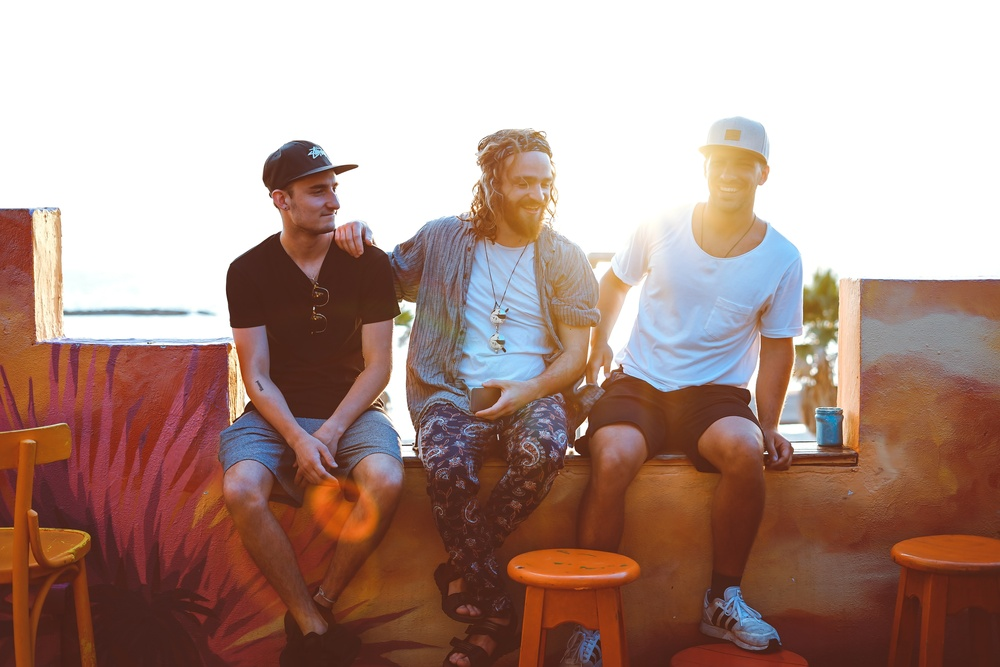
#> input picture python/1imagensEntrada/10.jpg, 1000 x 667 px, shrunk from 3888 x 2592 before the run
$ python SelecionadorFiltro.py
#> lines starting #> are read from the running program, lines starting #| are printed output that depends on the picture
#> further down, img is the input picture: shape (667, 1000, 3); mean B, G, R 139, 147.8, 175.8
### python/funcoes/funcionLinear.py
import cv2
import numpy as np
from pylab import *

# [59 lines left out: functions funcitonLinear1, funcitonLinear2, funcitonLinear3, not called in this run]

def funcitonLinear4(imgI,A, B, limiarMin):
#> called with A = 0.7, B = 40, limiarMin = 120
    img = cv2.cvtColor(imgI, cv2.COLOR_RGB2GRAY)
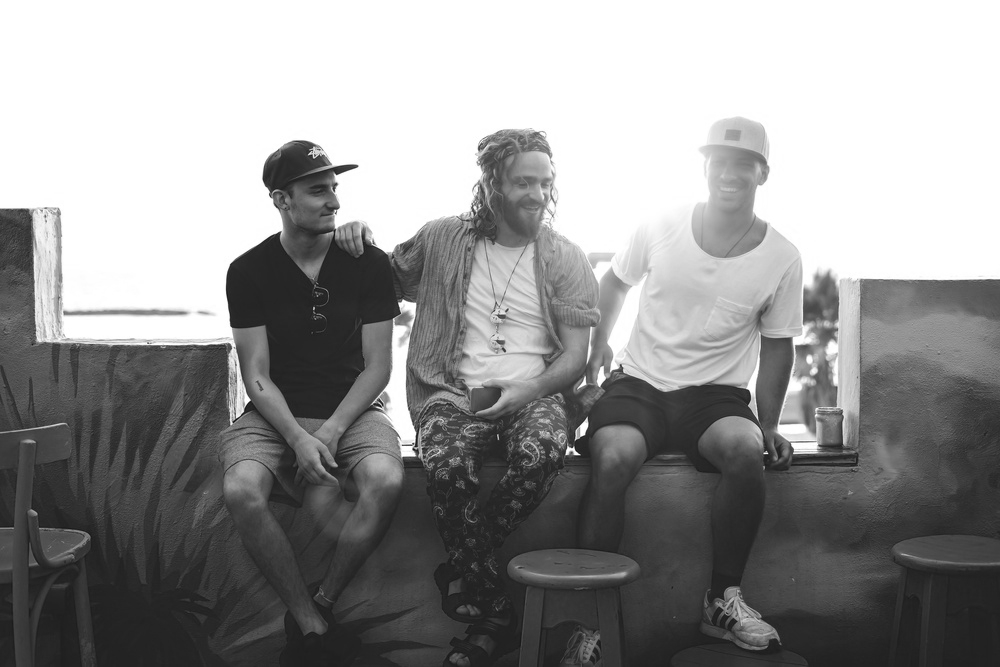
#> img: shape (667, 1000); min 6, max 255, mean 148.4
    height, width = img.shape  # dimensões da imagem
#> height = 667; width = 1000

    # transformação linear
    for i in range(0, height):
        for j in range(0, width):
            cinza = img[i, j]

            if( cinza >= limiarMin ):
                pixel = imgI[i, j]
                saida = []
                saida.append( np.clip(A * pixel[0] + B, 0, 255) )
                saida.append( np.clip(A * pixel[1] + B, 0, 255) )
                saida.append( np.clip(A * pixel[2] + B, 0, 255) )
                imgI[i, j] = saida
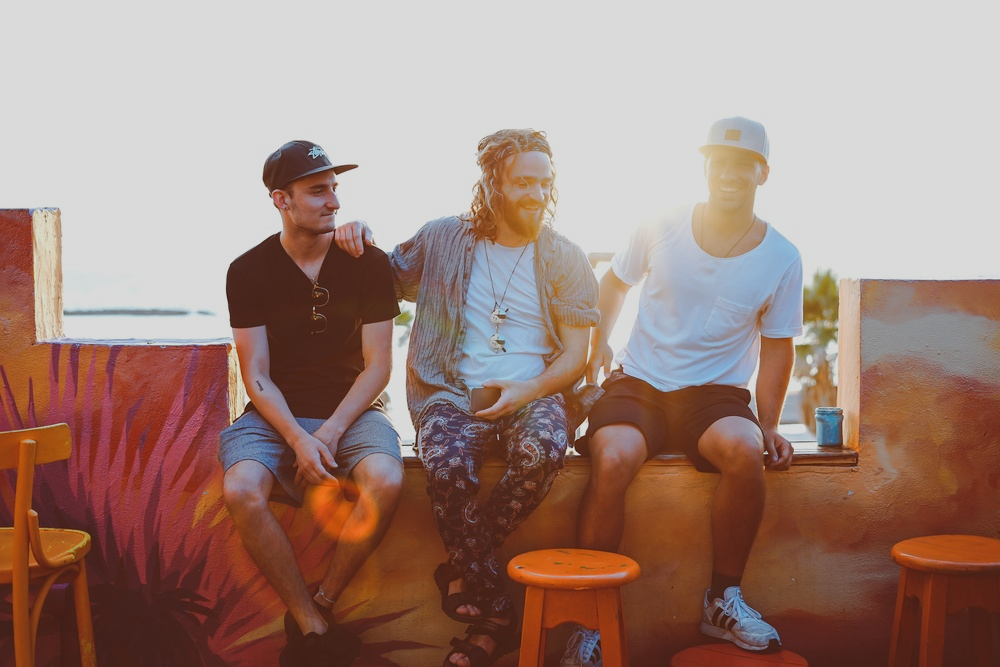
#> imgI: shape (667, 1000, 3); mean B, G, R 123.8, 132.7, 160.5
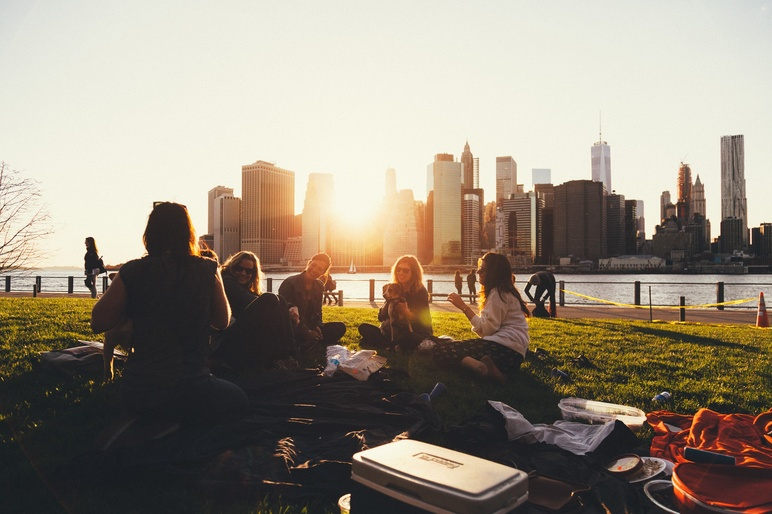
#> input picture python/1imagensEntrada/01.jpg, 772 x 514 px, shrunk from 3000 x 2000 before the run
#> further down, img is the input picture: shape (514, 772, 3); mean B, G, R 124.6, 139, 149.3

    return imgI

img = cv2.imread("./../1imagensEntrada/10.jpg")
# paraA = 2
# paraB = -40

paraA = 0.7
paraB = +40
limiarMax = 120

out = funcitonLinear4(img, paraA, paraB, limiarMax)

texto = "./../output_linear_("+str(limiarMax)+").png"
cv2.imwrite(texto, out)

### python/funcoes/funcionLinearPorParte.py
import cv2
import numpy as np
from matplotlib import pyplot as plt
from pylab import *

def funcitonPiecewiseLinear(imgI, Ainicio, Amedio, Afim, grauInicio, grauMedio, grauFim, saturacao):
#> called with Ainicio = 1.2, Amedio = 1.1, Afim = 0.9, grauInicio = 90, grauMedio = 16, grauFim = 255, saturacao = 255
    img = cv2.cvtColor(imgI, cv2.COLOR_RGB2GRAY)
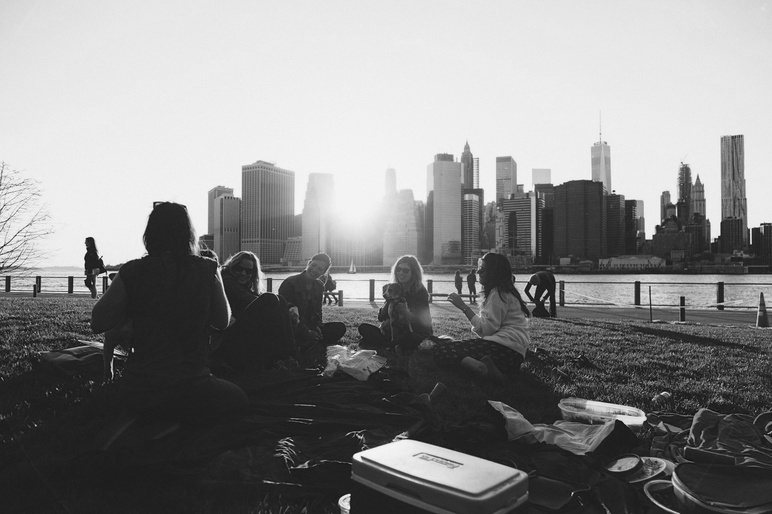
#> img: shape (514, 772); min 3, max 250, mean 135.8
    height, width = img.shape  # dimensões da imagem
#> height = 514; width = 772

      # transformação linear por parte
    for i in range(0, height):
        for j in range(0, width):
            pixel = img[i, j]             #imagem que vai ser alterada em escala de cinza

            if( pixel <= grauInicio ):
                A = Ainicio
            elif(pixel <= grauMedio ):
                A = Amedio
            elif(pixel <= grauFim ):
                A = Afim

            pixel = imgI[i, j]            #imagem que vai ser alterada em escala RGB

            saida = []
            saida.append( np.clip(A * pixel[0], 0, saturacao) )
            saida.append( np.clip(A * pixel[1], 0, saturacao) )
            saida.append( np.clip(A * pixel[2], 0, saturacao) )
            imgI[i, j] = saida
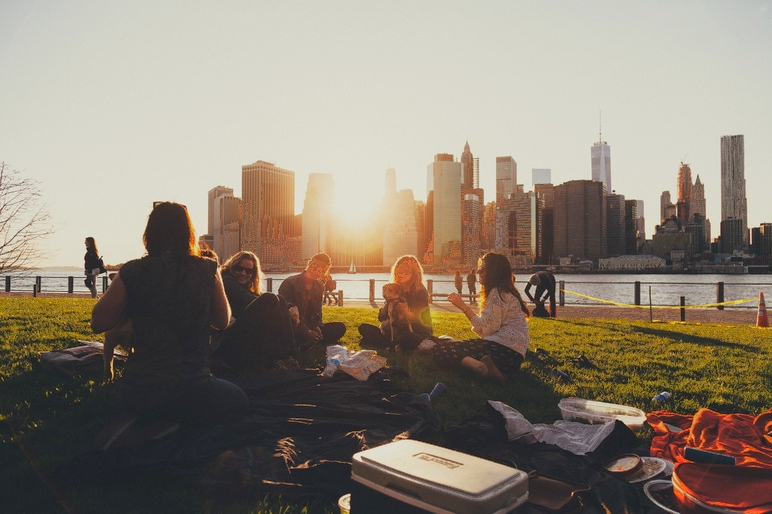
#> imgI: shape (514, 772, 3); mean B, G, R 116.9, 130.8, 141.4

            # if( i == 5 and j == 5 ):
            #     print("pixel: ", pixel, " - saida: ", saida)
    return imgI

img = cv2.imread("./../1imagensEntrada/01.jpg")

paramA_inicio = 1.2 ; grauA_inicio = 90
paramA_medio = 1.1 ; grauA_medio = 16
paramA_fim = 0.9   ; grauA_fim = 255
saturacao = 255

out = funcitonPiecewiseLinear(img, paramA_inicio, paramA_medio, paramA_fim, grauA_inicio, grauA_medio, grauA_fim, saturacao)

texto = "./../output_linearParte_"+"Ai: "+str(paramA_inicio)+ "_Am: "+str(paramA_medio)+ "_Af: "+str(paramA_fim)+"_grauI: "+str(grauA_inicio)+"_grauM: "+str(grauA_medio)+"_grauF: "+str(grauA_fim)+"_satu: "+str(saturacao)+".png"
texto = "./../teste.png"
cv2.imwrite(texto, out)

### python/funcoes/SelecionadorFiltro.py
import cv2
import numpy as np
from matplotlib import pyplot as plt
from pylab import *
import sys
from absl import app, flags, logging
from absl.flags import FLAGS

from correcaoGamma import *
from funcionCLAHE import *
from funcionEqualize import *
from funcionLinear import *
from funcionLinearPorParte import *
from funcionQuadrada import *
from funcionSquare import *

flags.DEFINE_string('img', None, 'path to image file')
#> (this line was passed over: absl is not available in this run)
flags.DEFINE_string('pc', None, 'identifiy wich pc')
#> (this line was passed over: absl is not available in this run)
flags.DEFINE_string('problema', None, 'identify which filter we are going to use')
#> (this line was passed over: absl is not available in this run)

# [15 lines left out: functions mudarDiretorios, filtro1_equalize_CLAHE, not called in this run]

def filtro2_equalize_normal(img, dirTxt):
    out_equalize = functionEqualization(img)
    cv2.imwrite(dirTxt, out_equalize)

def filtro3_funcion_Linear(img, dirTxt):
    a=1
    # [6 lines of commented-out code are left out]

def filtro4_funcion_Linear_por_Parte(img, dirTxt):
    a=1
    # [6 lines of commented-out code are left out]

# [50 lines left out: functions filtro5_funcion_Quadrado, filtro6_funcion_Square, filtro7_correcao_de_gamma, filtro8_gamma_2_square, filtro9_square_2_gamma, filtro10_gamma_2_equalize_CLAHE and 1 more, not called in this run]

if __name__ == '__main__':
    try:
        app.run(main)
    except SystemExit:
        pass
